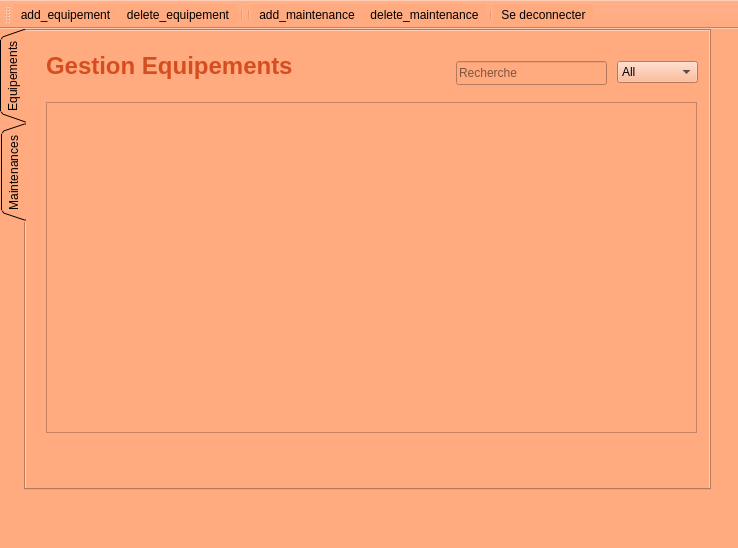
<?xml version="1.0" encoding="UTF-8"?>
<ui version="4.0">
 <class>gestion_wael</class>
 <widget class="QMainWindow" name="gestion_wael">
  <property name="geometry">
   <rect>
    <x>0</x>
    <y>0</y>
    <width>738</width>
    <height>548</height>
   </rect>
  </property>
  <property name="windowTitle">
   <string>MainWindow</string>
  </property>
  <property name="styleSheet">
   <string notr="true">background-color: rgb(255, 170, 127);
background-image: url(:/new/prefix1/img/hand-painted-watercolor-background-with-sky-clouds-shape_24972-1095.jpg);</string>
  </property>
  <widget class="QWidget" name="centralwidget">
   <widget class="QTabWidget" name="tabWidget">
    <property name="geometry">
     <rect>
      <x>0</x>
      <y>0</y>
      <width>711</width>
      <height>461</height>
     </rect>
    </property>
    <property name="styleSheet">
     <string notr="true">background-color: rgb(255, 170, 127);
background-image: url(:/new/prefix1/img/hand-painted-watercolor-background-with-sky-clouds-shape_24972-1095.jpg);</string>
    </property>
    <property name="tabPosition">
     <enum>QTabWidget::West</enum>
    </property>
    <property name="tabShape">
     <enum>QTabWidget::Triangular</enum>
    </property>
    <property name="currentIndex">
     <number>0</number>
    </property>
    <widget class="QWidget" name="tab">
     <attribute name="title">
      <string>Equipements</string>
     </attribute>
     <widget class="QLineEdit" name="rech_equipement">
      <property name="geometry">
       <rect>
        <x>430</x>
        <y>30</y>
        <width>151</width>
        <height>24</height>
       </rect>
      </property>
      <property name="placeholderText">
       <string>Recherche</string>
      </property>
      <property name="clearButtonEnabled">
       <bool>true</bool>
      </property>
     </widget>
     <widget class="QTableView" name="table_equipement">
      <property name="geometry">
       <rect>
        <x>20</x>
        <y>71</y>
        <width>651</width>
        <height>331</height>
       </rect>
      </property>
      <property name="styleSheet">
       <string notr="true"/>
      </property>
      <property name="sortingEnabled">
       <bool>true</bool>
      </property>
      <attribute name="horizontalHeaderCascadingSectionResizes">
       <bool>true</bool>
      </attribute>
      <attribute name="horizontalHeaderShowSortIndicator" stdset="0">
       <bool>true</bool>
      </attribute>
      <attribute name="horizontalHeaderStretchLastSection">
       <bool>false</bool>
      </attribute>
     </widget>
     <widget class="QLabel" name="label">
      <property name="geometry">
       <rect>
        <x>20</x>
        <y>10</y>
        <width>341</width>
        <height>51</height>
       </rect>
      </property>
      <property name="text">
       <string>&lt;html&gt;&lt;head/&gt;&lt;body&gt;&lt;p&gt;&lt;span style=&quot; font-size:18pt; font-weight:600; color:#d54e21;&quot;&gt;Gestion Equipements&lt;/span&gt;&lt;/p&gt;&lt;/body&gt;&lt;/html&gt;</string>
      </property>
     </widget>
     <widget class="QComboBox" name="equipement_sel_col">
      <property name="geometry">
       <rect>
        <x>591</x>
        <y>30</y>
        <width>81</width>
        <height>22</height>
       </rect>
      </property>
      <item>
       <property name="text">
        <string>All</string>
       </property>
      </item>
      <item>
       <property name="text">
        <string>ID</string>
       </property>
      </item>
      <item>
       <property name="text">
        <string>Nom</string>
       </property>
      </item>
      <item>
       <property name="text">
        <string>Date Achat</string>
       </property>
      </item>
      <item>
       <property name="text">
        <string>Prix</string>
       </property>
      </item>
      <item>
       <property name="text">
        <string>Etat</string>
       </property>
      </item>
     </widget>
    </widget>
    <widget class="QWidget" name="tab_2">
     <attribute name="title">
      <string>Maintenances</string>
     </attribute>
     <widget class="QTableView" name="table_maintenance">
      <property name="geometry">
       <rect>
        <x>10</x>
        <y>70</y>
        <width>651</width>
        <height>341</height>
       </rect>
      </property>
      <property name="selectionMode">
       <enum>QAbstractItemView::ExtendedSelection</enum>
      </property>
      <property name="sortingEnabled">
       <bool>true</bool>
      </property>
      <attribute name="horizontalHeaderShowSortIndicator" stdset="0">
       <bool>false</bool>
      </attribute>
     </widget>
     <widget class="QLabel" name="label_4">
      <property name="geometry">
       <rect>
        <x>30</x>
        <y>20</y>
        <width>261</width>
        <height>31</height>
       </rect>
      </property>
      <property name="text">
       <string>&lt;html&gt;&lt;head/&gt;&lt;body&gt;&lt;p&gt;&lt;span style=&quot; font-size:18pt; font-weight:600; color:#d54e21;&quot;&gt;Gestion Zones&lt;/span&gt;&lt;/p&gt;&lt;/body&gt;&lt;/html&gt;</string>
      </property>
     </widget>
     <widget class="QLineEdit" name="rech_maintenance">
      <property name="geometry">
       <rect>
        <x>430</x>
        <y>30</y>
        <width>141</width>
        <height>24</height>
       </rect>
      </property>
      <property name="placeholderText">
       <string>Recherche</string>
      </property>
      <property name="clearButtonEnabled">
       <bool>true</bool>
      </property>
     </widget>
     <widget class="QComboBox" name="maintenance_sel_col">
      <property name="geometry">
       <rect>
        <x>580</x>
        <y>30</y>
        <width>81</width>
        <height>22</height>
       </rect>
      </property>
      <item>
       <property name="text">
        <string>All</string>
       </property>
      </item>
      <item>
       <property name="text">
        <string>ID</string>
       </property>
      </item>
      <item>
       <property name="text">
        <string>Equipement</string>
       </property>
      </item>
      <item>
       <property name="text">
        <string>Duree</string>
       </property>
      </item>
      <item>
       <property name="text">
        <string>Total</string>
       </property>
      </item>
      <item>
       <property name="text">
        <string>Type Panne</string>
       </property>
      </item>
     </widget>
     <widget class="QPushButton" name="pushButton_2">
      <property name="geometry">
       <rect>
        <x>180</x>
        <y>420</y>
        <width>281</width>
        <height>23</height>
       </rect>
      </property>
      <property name="text">
       <string>Imprimer</string>
      </property>
     </widget>
    </widget>
   </widget>
  </widget>
  <widget class="QMenuBar" name="menubar">
   <property name="geometry">
    <rect>
     <x>0</x>
     <y>0</y>
     <width>738</width>
     <height>26</height>
    </rect>
   </property>
  </widget>
  <widget class="QStatusBar" name="statusbar"/>
  <widget class="QToolBar" name="toolBar">
   <property name="windowTitle">
    <string>toolBar</string>
   </property>
   <attribute name="toolBarArea">
    <enum>TopToolBarArea</enum>
   </attribute>
   <attribute name="toolBarBreak">
    <bool>false</bool>
   </attribute>
   <addaction name="actionadd_equipement"/>
   <addaction name="actiondelete_equipement"/>
   <addaction name="separator"/>
   <addaction name="separator"/>
   <addaction name="actionadd_maintenance"/>
   <addaction name="actiondelete_maintenance"/>
   <addaction name="separator"/>
   <addaction name="actiondeconnecter"/>
  </widget>
  <action name="actionadd_equipement">
   <property name="icon">
    <iconset>
     <normaloff>:/res/img/Add-icon.png</normaloff>
     <normalon>:/new/prefix1/img/Add-icon.png</normalon>:/res/img/Add-icon.png</iconset>
   </property>
   <property name="text">
    <string>add_equipement</string>
   </property>
   <property name="shortcut">
    <string>Ctrl+A</string>
   </property>
  </action>
  <action name="actiondelete_equipement">
   <property name="icon">
    <iconset>
     <normaloff>:/res/img/delete-icon.png</normaloff>
     <normalon>:/new/prefix1/img/delete-icon.png</normalon>:/res/img/delete-icon.png</iconset>
   </property>
   <property name="text">
    <string>delete_equipement</string>
   </property>
   <property name="shortcut">
    <string>Ctrl+D</string>
   </property>
  </action>
  <action name="actionadd_maintenance">
   <property name="text">
    <string>add_maintenance</string>
   </property>
   <property name="shortcut">
    <string>Ctrl+Shift+A</string>
   </property>
  </action>
  <action name="actiondelete_maintenance">
   <property name="text">
    <string>delete_maintenance</string>
   </property>
   <property name="shortcut">
    <string>Ctrl+Shift+D</string>
   </property>
  </action>
  <action name="actiondeconnecter">
   <property name="icon">
    <iconset>
     <normaloff>img/Windows-Log-Off-icon.png</normaloff>
     <normalon>:/new/prefix1/img/Windows-Log-Off-icon.png</normalon>img/Windows-Log-Off-icon.png</iconset>
   </property>
   <property name="text">
    <string>Se deconnecter</string>
   </property>
   <property name="toolTip">
    <string>deconnecter</string>
   </property>
   <property name="shortcut">
    <string>Ctrl+O</string>
   </property>
  </action>
 </widget>
 <resources/>
 <connections/>
</ui>
